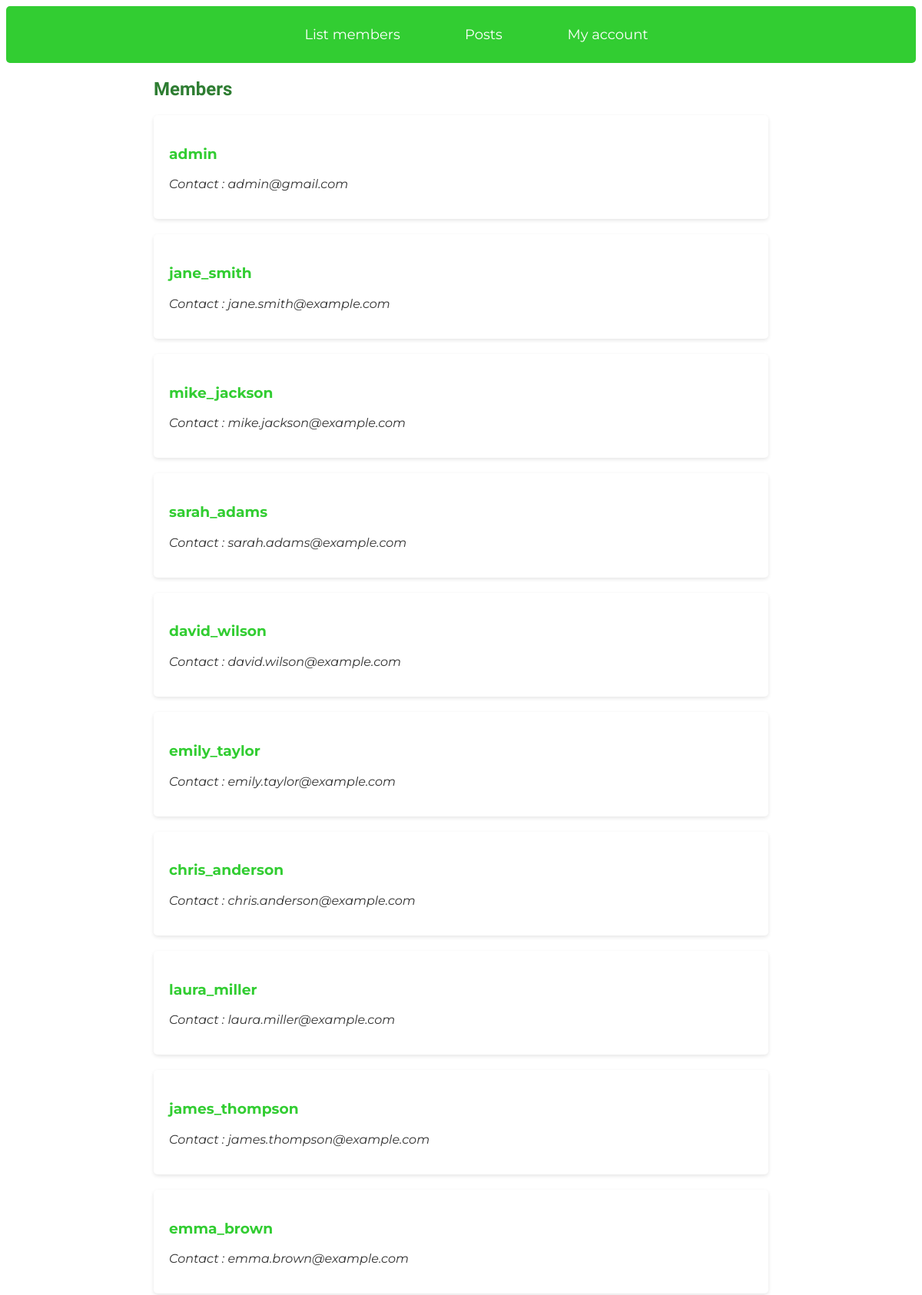
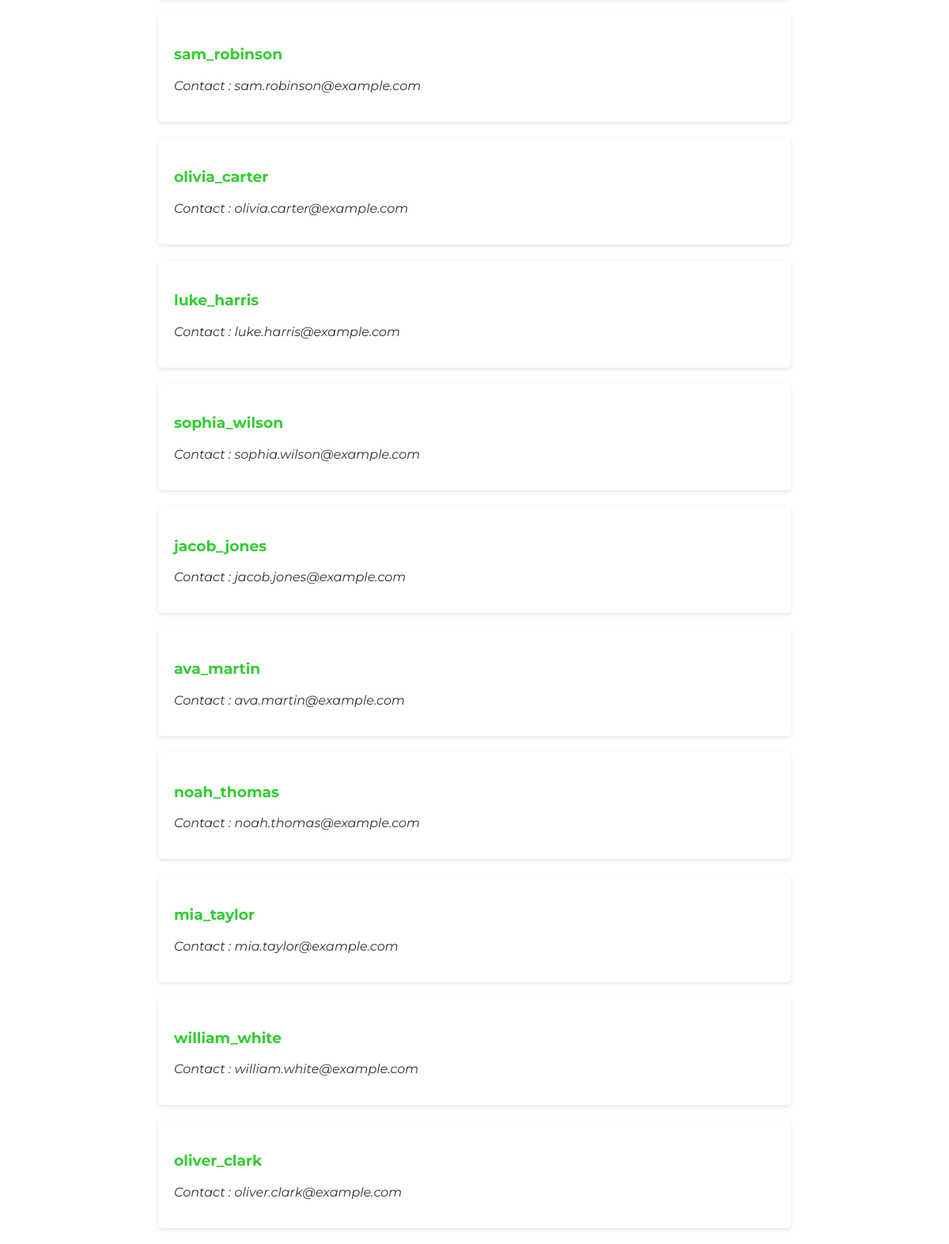
The page /?action=user (signed in) on the database its author committed (2 pictures, top to bottom).
### tables this page shows
CREATE TABLE `user` (
  `id` int(11) NOT NULL AUTO_INCREMENT,
  `username` varchar(64) DEFAULT NULL,
  `password` varchar(64) DEFAULT NULL,
  `email` varchar(64) DEFAULT NULL,
  PRIMARY KEY (`id`)
);

### src/model.php (called while the page is built, shortened)
<?php
function get_db() {
  try {
    $db  = new PDO ('mysql:host=localhost;dbname=vulndb', 'forum', 'password');
  } catch(PDOexception $e) {
    die;
    return 'error';
  }
  return $db;
}
function get_user($id) {
  $db = get_db();
  if (isset($id) && !empty($id)) {
      $sqlQuery = "SELECT * FROM user WHERE id = $id ";
  } else {
      $sqlQuery = "SELECT * FROM user ORDER BY id ASC";
  }
  $sth = $db->prepare($sqlQuery);
  $sth->execute();
  $post = $sth->fetchAll();
  return $post;
}

### templates/members.php (the view, shortened to what this page needs)
<!DOCTYPE html>
<html lang="en">
<head>
  <link rel="stylesheet" href="/vulnerable/static/home.css">
</head>
<body>
  <div class="navbar">
    <ul>
      <li><a href="?action=user">List members</a></li>
      <li><a href="?action=posts">Posts </a></li>
      <li><a href="#">My account</a></li>
    </ul>
  </div>
  <div class="post-page">
  <h2> Members </h2>
    <div class="form">
      <?php if(!isset($message)): ?>
        <?php foreach ($users as $user): ?>
          <?php if($user['username'] !== $_SESSION['username']): ?>
          <div class="post">
                <h3><a href="/vulnerable/?action=user&id=<?php echo $user['id'] ?>"><?php echo $user['username']; ?></a></h3>
                <p><i>Contact : <?php echo $user['email'];?> </i></p>
            </div>
          <?php endif;?>
        <?php endforeach; ?>
      <?php else: ?>
        <p> <?php echo $message; ?> </p>
      <?php endif; ?>
    </div>
  </div>
</body>
</html>

### static/home.css (style rules this page uses)
body { font-family: 'Montserrat', sans-serif; background-color: #FFFFFF; color: #333333; }
.navbar { background-color: #32CD32; padding: 10px 0; border-radius: 5px; }
.navbar ul { list-style-type: none; text-align: center; }
.navbar ul li { display: inline; margin: 0 40px; }
.navbar ul li a { color: #FFFFFF; text-decoration: none; transition: font-weight 0.3s ease, font-size 0.3s ease; font-size: 18px; }
.post-page { max-width: 800px; margin: 20px auto; padding: 0 20px; }
h2 { font-family: 'Didot', serif; color: #2E7D32; }
.post { background-color: #FFFFFF; border-radius: 5px; box-shadow: 0 2px 5px rgba(0, 0, 0, 0.1); padding: 20px; margin-bottom: 20px; }
.post p, .post i { color: #333333; }
.post a { text-decoration: none; color: #32CD32; }

### rows shown on the page
user: username "admin", email "admin@gmail.com"
user: username "jane_smith", email "jane.smith@example.com"
user: username "mike_jackson", email "mike.jackson@example.com"
user: username "sarah_adams", email "sarah.adams@example.com"
user: username "david_wilson", email "david.wilson@example.com"
user: username "emily_taylor", email "emily.taylor@example.com"
user: username "chris_anderson", email "chris.anderson@example.com"
user: username "laura_miller", email "laura.miller@example.com"
user: username "james_thompson", email "james.thompson@example.com"
user: username "emma_brown", email "emma.brown@example.com"
user: username "sam_robinson", email "sam.robinson@example.com"
user: username "olivia_carter", email "olivia.carter@example.com"
user: username "luke_harris", email "luke.harris@example.com"
user: username "sophia_wilson", email "sophia.wilson@example.com"
user: username "jacob_jones", email "jacob.jones@example.com"
user: username "ava_martin", email "ava.martin@example.com"
user: username "noah_thomas", email "noah.thomas@example.com"
user: username "mia_taylor", email "mia.taylor@example.com"
user: username "william_white", email "william.white@example.com"
user: username "oliver_clark", email "oliver.clark@example.com"
